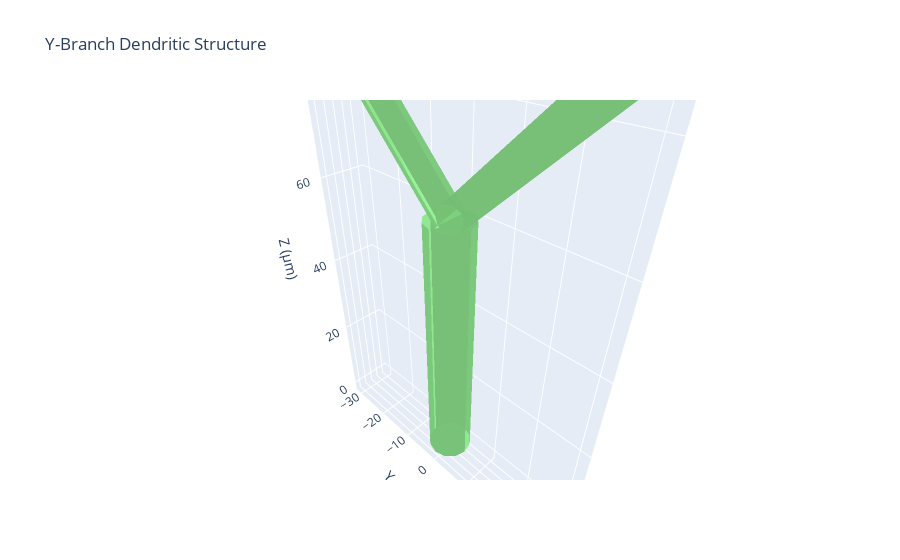

The notebook cell saved with this chart:
### Code cell
# Visualize the Y-branch
fig = visualize_mesh_3d(
    y_branch, 
    title="Y-Branch Dendritic Structure",
    color="lightgreen",
    backend="plotly"
)
fig.show()

### Figure 1 — Plotly figure (JSON) as saved in the notebook; plotly's stock layout.template omitted (floating-point values rounded to 4 significant figures; data arrays with more than 128 entries replaced by an {"elided": "..."} marker saying what was removed)
{"data": [{"color": "lightgreen", "i": [1, 2, 4, 3, 7, 8, 6, 5, 11, 12, 10, 9, 14, 13, 25, 24, 23, 22, 29, 28, 21, 20, 17, 19, 26, 27, 30, 31, 34, 35, 39, 38, 43, 42, 46, 47, 50, 51, 55, 54, 58, 59, 63, 62, 67, 66, 72, 73, 75, 76, 78, 77, 81, 80, 84, 86, 88, 87, 90, 89, 91, 92, 94, 93, 97, 98, 102, 101, 109, 110, 108, 107, 111, 112, 116, 115, 120, 119, 125, 126, 128, 130, 132, 131, 134, 133, 137, 139, 141, 140, 143, 142, 144, 145, 147, 146, 150, 151, 156, 155, 162, 163, 161, 160, 164, 165, 169, 168, 173, 172, 178, 179], "j": [0, 0, 0, 0, 0, 0, 0, 0, 0, 0, 0, 0, 15, 15, 26, 25, 24, 23, 17, 29, 22, 21, 19, 20, 27, 28, 32, 32, 36, 36, 40, 40, 44, 44, 48, 48, 52, 52, 56, 56, 60, 60, 64, 64, 68, 68, 70, 70, 74, 74, 74, 74, 82, 82, 86, 87, 89, 88, 91, 90, 92, 84, 95, 95, 99, 99, 103, 103, 105, 105, 105, 105, 113, 113, 117, 117, 121, 121, 123, 123, 127, 127, 127, 127, 135, 135, 139, 140, 142, 141, 144, 143, 145, 137, 148, 148, 152, 152, 154, 154, 158, 158, 158, 158, 166, 166, 170, 170, 174, 174, 176, 176], "k": [2, 3, 5, 4, 8, 9, 7, 6, 12, 1, 11, 10, 16, 14, 18, 18, 18, 18, 18, 18, 18, 18, 18, 18, 18, 18, 31, 33, 35, 37, 41, 39, 45, 43, 47, 49, 51, 53, 57, 55, 59, 61, 65, 63, 69, 67, 73, 71, 76, 77, 79, 78, 83, 81, 85, 85, 85, 85, 85, 85, 85, 85, 96, 94, 98, 100, 104, 102, 110, 106, 109, 108, 112, 114, 118, 116, 122, 120, 126, 124, 130, 131, 129, 132, 136, 134, 138, 138, 138, 138, 138, 138, 138, 138, 149, 147, 151, 153, 157, 156, 163, 159, 162, 161, 165, 167, 171, 169, 175, 173, 179, 177], "name": "Mesh", "opacity": 0.8, "type": "mesh3d", "x": {"elided": "180 float values"}, "y": {"elided": "180 float values"}, "z": {"elided": "180 float values"}}], "layout": {"scene": {"aspectmode": "data", "xaxis": {"title": {"text": "X (µm)"}}, "yaxis": {"title": {"text": "Y (µm)"}}, "zaxis": {"title": {"text": "Z (µm)"}}}, "title": {"text": "Y-Branch Dendritic Structure"}}}
